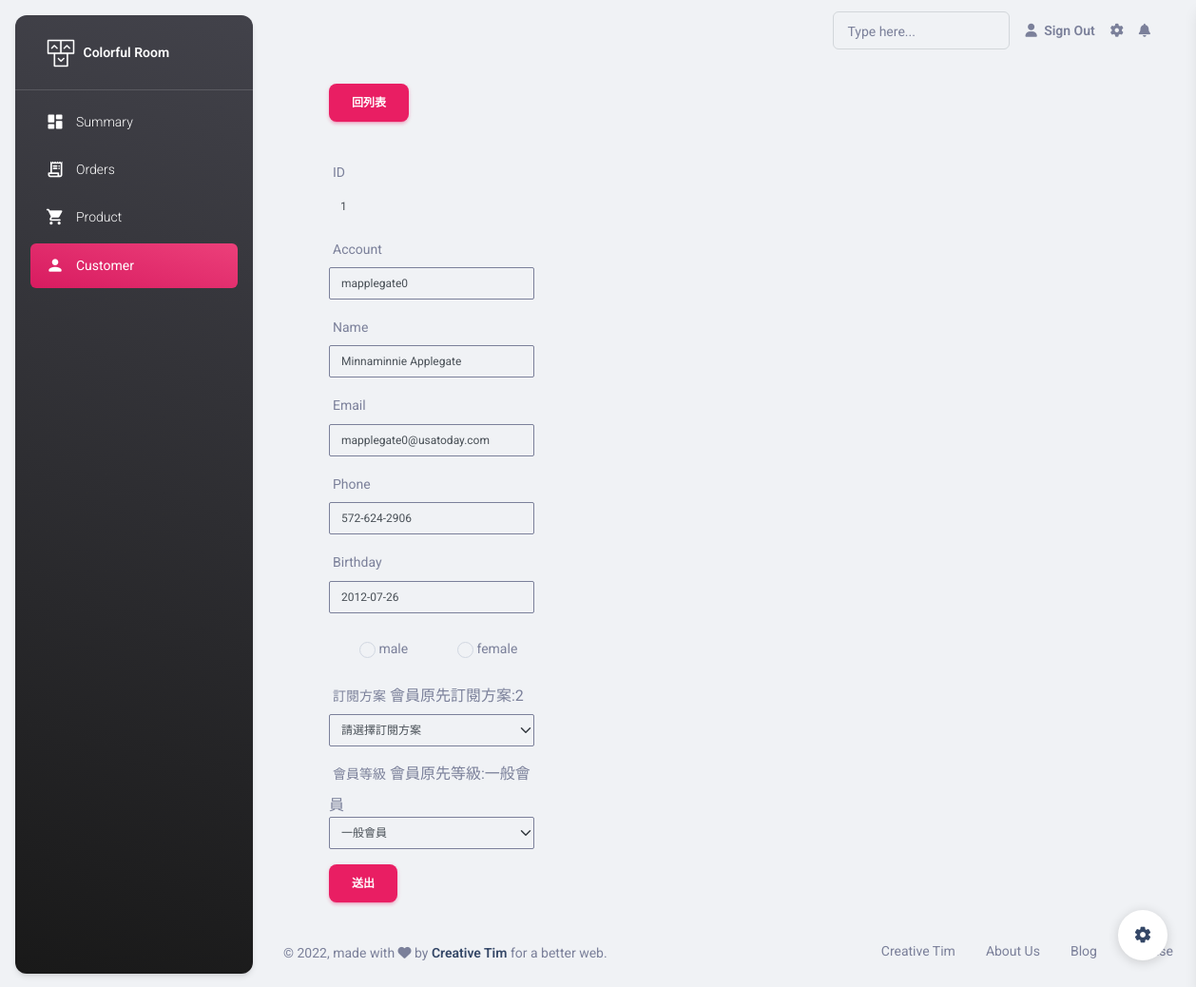
Screenshot of /pages/customer/member-edit.php?id=1 with the database file from the repository.
### tables this page shows
CREATE TABLE `member` (
  `id` int(11) NOT NULL,
  `account` varchar(50) DEFAULT NULL,
  `name` varchar(50) DEFAULT NULL,
  `birthday` date DEFAULT NULL,
  `discount_id` int(11) DEFAULT NULL,
  `gender` varchar(50) DEFAULT NULL,
  `password` varchar(50) DEFAULT NULL,
  `email` varchar(50) DEFAULT NULL,
  `phone` varchar(50) DEFAULT NULL,
  `subscribe` int(11) DEFAULT NULL,
  `created_at` date DEFAULT NULL,
  `edit_at` date DEFAULT NULL,
  `valid` int(11) DEFAULT NULL,
  `tag_id` int(11) DEFAULT NULL
);

CREATE TABLE `tag` (
  `id` int(6) UNSIGNED NOT NULL,
  `name` varchar(20) NOT NULL
);

### pages/var.php (called while the page is built, shortened)
<?php
$url_page_user_list     = '/colorful-room/pages/customer/user-list.php?table=member';

### pages/customer/member-edit.php (the view, shortened to what this page needs)
<?php
include_once('../var.php');
include_once("../signin/do-authorize.php");
if (isset($_GET["id"])) {
    $id = $_GET["id"];
} else {
    $id = 0;
}
require_once("../../components/pdo-connect.php");
$sqlMember = "SELECT member. *,tag.name AS tag_name FROM member
JOIN tag ON member.tag_id = tag.id
WHERE  member.id=? AND member.valid=1";
$stmt = $db_host->prepare($sqlMember);
try {
    $stmt->execute([$id]);
    $rowsCountMember = $stmt->rowCount();
} catch (PDOException $e) {
    echo $e->getMessage();
}
?>
<?php include "../../template/head.php"; ?>
<?php include "../../template/body-aside.php"; ?>
<?php include "../../template/body-main-header.php" ?>
<div class="container mx-5">
    <div class="row justify-content-start">
        <div class="col-lg-3 col-md-6 col-sm-6">
            <div class="py-2 my-3">
                <a href="<?= $url_page_user_list ?>" class="btn btn-primary">回列表</a>
            </div>
            <?php if ($rowsCountMember == 0) : ?>
                <p class="font-bold">使用者不存在</p>
            <?php else :
                $rowsMember = $stmt->fetch();
            ?>
                <form action="memberDoUpdate.php" method="post">
                    <div class="mb-3 input-group-sm input-group-outline">
                        <label for="id">ID</label>
                        <input type="text" class="form-control " id="id" name="id" value="<?= $rowsMember["id"] ?>" readonly>
                    </div>
                    <div class="mb-3 input-group-sm input-group-outline">
                        <label for="account">Account</label>
                        <input type="account" class="form-control border border-secondary" id="account" name="account" value="<?= $rowsMember["account"] ?>">
                    </div>
                    <div class="mb-3 input-group-sm">
                        <label for="name" class="form-label">Name</label>
                        <input type="text" class="form-control border border-secondary" id="name" name="name" value="<?= $rowsMember["name"] ?>">
                    </div>
                    <div class="mb-3 input-group-sm">
                        <label for="email" class="form-label">Email</label>
                        <input type="text" class="form-control border border-secondary" id="email" name="email" value="<?= $rowsMember["email"] ?>">
                    </div>
                    <div class="mb-3 input-group-sm">
                        <label for="phone" class="form-label">Phone</label>
                        <input type="text" class="form-control border border-secondary" id="phone" name="phone" value="<?= $rowsMember["phone"] ?>">
                    </div>
                    <div class="mb-4 input-group-sm">
                        <label for="birthday" class="form-label">Birthday</label>
                        <input type="text" class="form-control border border-secondary" id="birthday" name="birthday" value="<?= $rowsMember["birthday"] ?>">
                    </div>
                    <div class="form-check form-check-radio form-check-inline">
                        <label class="form-check-label">
                            <input class="form-check-input" type="radio" id="male" value="0" name="gender" <?php if (isset($rowsMember["gender"]) && $rowsMember["gender"] ==0)echo "checked" ?> > male
                        </label>
                    </div>
                    <div class="form-check form-check-radio form-check-inline">
                        <label class="form-check-label">
                            <input class="form-check-input" type="radio"  id="female" value="1" name="gender" <?php if (isset($rowsMember["gender"]) && $rowsMember["gender"] ==1)echo "checked" ?>> female
                        </label>
                    </div>
                    <div class="my-3">
                        <label for="subscribe" class="form-label">訂閱方案</label> <span class="text-secondary">會員原先訂閱方案:<?= $rowsMember["subscribe"] ?></span>
                        <select class="form-select form-select-sm border border-secondary" aria-label=".form-select-sm " name="subscribe">
                            <option selected>請選擇訂閱方案</option>
                        </select>
                    </div>
                    <div class="mb-3">
                        <label for="tag">會員等級</label> <span class="text-secondary">會員原先等級:<?= $rowsMember["tag_name"] ?></span>
                        <select class="form-select form-select-sm border border-secondary" aria-label=".form-select-sm example" name="tag">
                            <option value="2" selected>一般會員</option>
                        </select>
                    </div>
                    <button class="btn btn-primary" type="button" data-bs-toggle="modal" data-bs-target="#staticBackdrop">送出</button>
                </form>
            <?php endif; ?>
        </div>
    </div>
</div>
<?php include "../../template/body-main-footer.php" ?>
<?php include "../../template/body-corner.php" ?>

### rows the page displays
member: id "1", account "mapplegate0", name "Minnaminnie Applegate", email "mapplegate0@usatoday.com", phone "572-624-2906", birthday "2012-07-26", gender "☐ male", gender "☐ female", subscribe "2", tag.name "一般會員"
